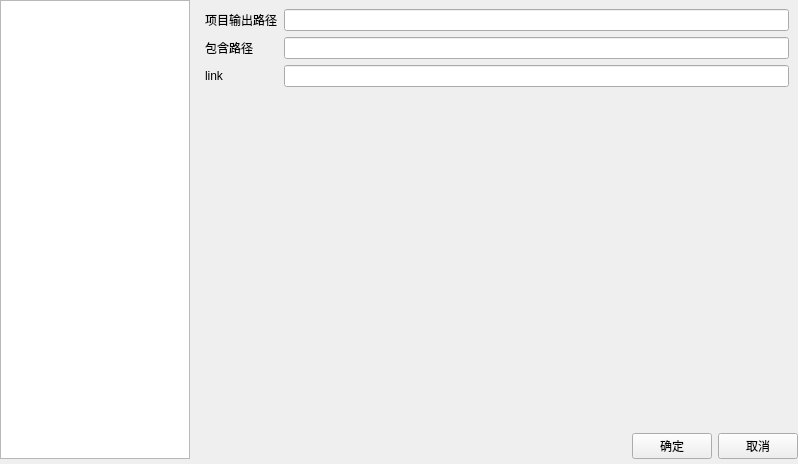
<?xml version="1.0" encoding="UTF-8"?>
<ui version="4.0">
 <class>SettingForm</class>
 <widget class="QWidget" name="SettingForm">
  <property name="geometry">
   <rect>
    <x>0</x>
    <y>0</y>
    <width>798</width>
    <height>464</height>
   </rect>
  </property>
  <property name="windowTitle">
   <string>Form</string>
  </property>
  <layout class="QGridLayout" name="gridLayout">
   <property name="leftMargin">
    <number>0</number>
   </property>
   <property name="topMargin">
    <number>0</number>
   </property>
   <property name="rightMargin">
    <number>0</number>
   </property>
   <property name="bottomMargin">
    <number>5</number>
   </property>
   <item row="0" column="1" colspan="3">
    <widget class="QStackedWidget" name="stackedWidget">
     <property name="sizePolicy">
      <sizepolicy hsizetype="Preferred" vsizetype="Preferred">
       <horstretch>0</horstretch>
       <verstretch>0</verstretch>
      </sizepolicy>
     </property>
     <property name="currentIndex">
      <number>2</number>
     </property>
     <widget class="QWidget" name="page">
      <layout class="QFormLayout" name="formLayout">
       <item row="0" column="0">
        <widget class="QLabel" name="label">
         <property name="text">
          <string>主题</string>
         </property>
        </widget>
       </item>
       <item row="0" column="1">
        <widget class="QComboBox" name="comboBox"/>
       </item>
      </layout>
     </widget>
     <widget class="QWidget" name="page_2"/>
     <widget class="QWidget" name="page_3">
      <layout class="QFormLayout" name="formLayout_2">
       <item row="1" column="0">
        <widget class="QLabel" name="label_2">
         <property name="text">
          <string>包含路径</string>
         </property>
        </widget>
       </item>
       <item row="1" column="1">
        <widget class="QLineEdit" name="lineEdit"/>
       </item>
       <item row="0" column="0">
        <widget class="QLabel" name="label_3">
         <property name="text">
          <string>项目输出路径</string>
         </property>
        </widget>
       </item>
       <item row="0" column="1">
        <widget class="QLineEdit" name="lineEdit_2"/>
       </item>
       <item row="2" column="0">
        <widget class="QLabel" name="label_4">
         <property name="text">
          <string>link</string>
         </property>
        </widget>
       </item>
       <item row="2" column="1">
        <widget class="QLineEdit" name="lineEdit_3"/>
       </item>
      </layout>
     </widget>
    </widget>
   </item>
   <item row="0" column="0" rowspan="2">
    <widget class="QListWidget" name="listWidget">
     <property name="sizePolicy">
      <sizepolicy hsizetype="Preferred" vsizetype="Preferred">
       <horstretch>0</horstretch>
       <verstretch>0</verstretch>
      </sizepolicy>
     </property>
     <property name="maximumSize">
      <size>
       <width>190</width>
       <height>16777215</height>
      </size>
     </property>
    </widget>
   </item>
   <item row="1" column="1">
    <spacer name="horizontalSpacer">
     <property name="orientation">
      <enum>Qt::Horizontal</enum>
     </property>
     <property name="sizeHint" stdset="0">
      <size>
       <width>40</width>
       <height>20</height>
      </size>
     </property>
    </spacer>
   </item>
   <item row="1" column="2">
    <widget class="QPushButton" name="pushButton_2">
     <property name="text">
      <string>确定</string>
     </property>
    </widget>
   </item>
   <item row="1" column="3">
    <widget class="QPushButton" name="pushButton">
     <property name="text">
      <string>取消</string>
     </property>
    </widget>
   </item>
  </layout>
 </widget>
 <resources/>
 <connections/>
</ui>
